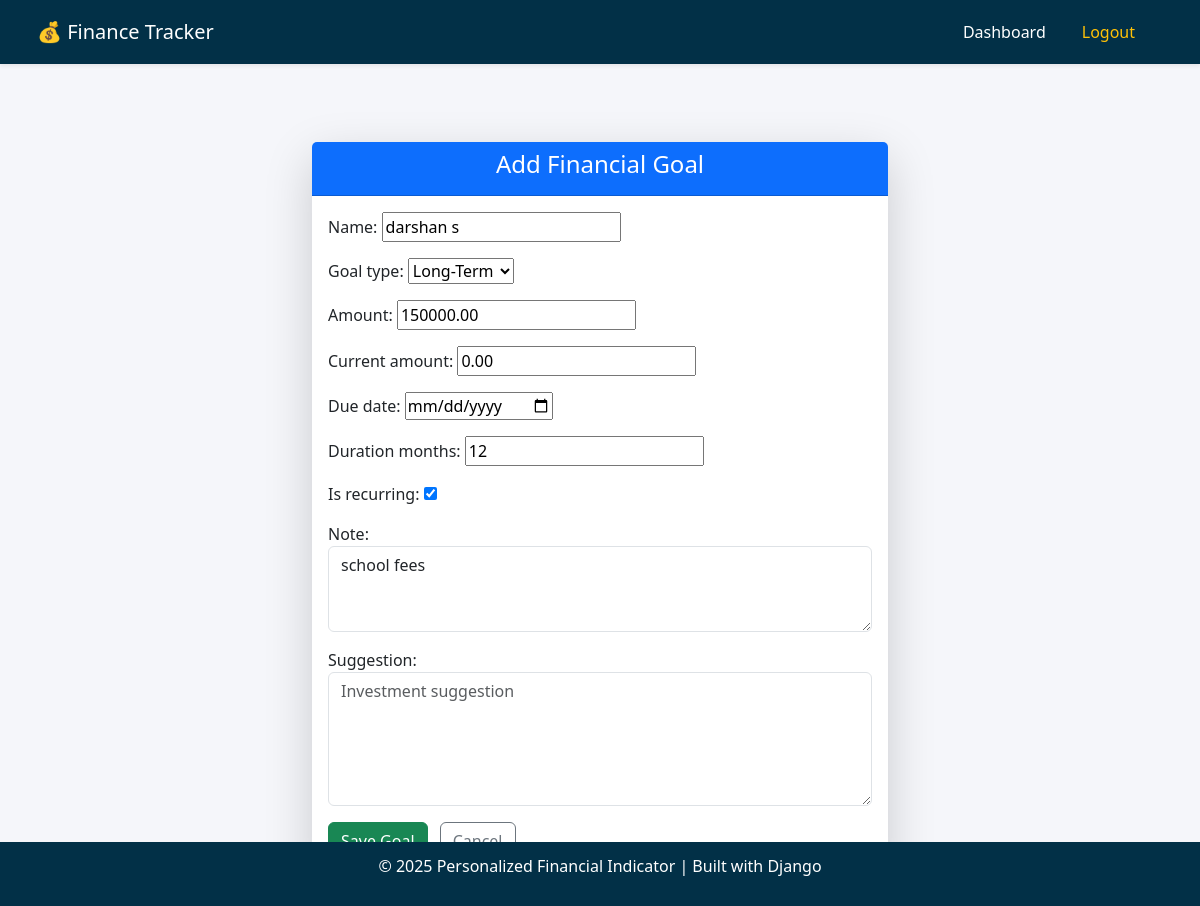
Screenshot of /goals/1/edit/ (signed in) with the database file from the repository.
### authentication/models.py (models this page shows)
class FinancialGoal(models.Model):
    GOAL_TYPE_CHOICES = [
        ('Short-Term', 'Short-Term'),
        ('Long-Term', 'Long-Term'),
    ]
    user = models.ForeignKey(User, on_delete=models.CASCADE)
    name = models.CharField(max_length=100)
    goal_type = models.CharField(choices=GOAL_TYPE_CHOICES, max_length=20)
    amount = models.DecimalField(max_digits=12, decimal_places=2)
    current_amount = models.DecimalField(max_digits=12, decimal_places=2, default=0.00)
    due_date = models.DateField(null=True, blank=True)
    duration_months = models.PositiveIntegerField()
    is_recurring = models.BooleanField(default=False)
    created_at = models.DateTimeField(auto_now_add=True)
    note = models.TextField(blank=True, null=True)
    suggestion = models.TextField(blank=True, null=True)

### authentication/views.py (the view)
# urls.py: path('goals/<int:pk>/edit/', views.edit_goal, name='edit_goal'),
@login_required
def edit_goal(request, pk):
    goal = get_object_or_404(FinancialGoal, pk=pk, user=request.user)
    if request.method == 'POST':
        form = FinancialGoalForm(request.POST, instance=goal)
        if form.is_valid():
            form.save()
            return redirect('goals_list')
    else:
        form = FinancialGoalForm(instance=goal)
    return render(request, 'authentication/goal_form.html', {'form': form, 'edit': True})

### authentication/forms.py
class FinancialGoalForm(forms.ModelForm):
    class Meta:
        model = FinancialGoal
        fields = ['name', 'goal_type', 'amount', 'current_amount', 'due_date', 'duration_months', 'is_recurring', 'note', 'suggestion']
        widgets = {
            'due_date': forms.DateInput(attrs={'type': 'date'}),
            'note': forms.Textarea(attrs={'class': 'form-control', 'placeholder': 'Optional notes', 'rows': 3}),
            'suggestion': forms.Textarea(attrs={'class': 'form-control', 'placeholder': 'Investment suggestion', 'rows': 5, 'readonly': True}),
        }

### authentication/templates/authentication/goal_form.html (shortened to what this page needs)
{% extends 'base.html' %}
{% block content %}
<div class="container mt-5" style="max-width: 600px;">
  <div class="card shadow-lg border-0">
    <div class="card-header bg-primary text-white text-center">
      <h4> Add Financial Goal</h4>
    </div>
    <div class="card-body">
      <form method="post">{% csrf_token %}
        {{ form.as_p }}
        <button type="submit" class="btn btn-success">Save Goal</button>
        <a href="{% url 'goals_list' %}" class="btn btn-outline-secondary ms-2">Cancel</a>
      </form>
    </div>
  </div>
</div>
{% endblock %}

### authentication/templates/base.html (style rules this page uses)
body { background-color: #f5f6fa; }

### rows the page displays
FinancialGoal: name "darshan s", goal_type "Long-Term", amount "150000.00", current_amount "0.00", duration_months "12", is_recurring "☑", note "school fees"
